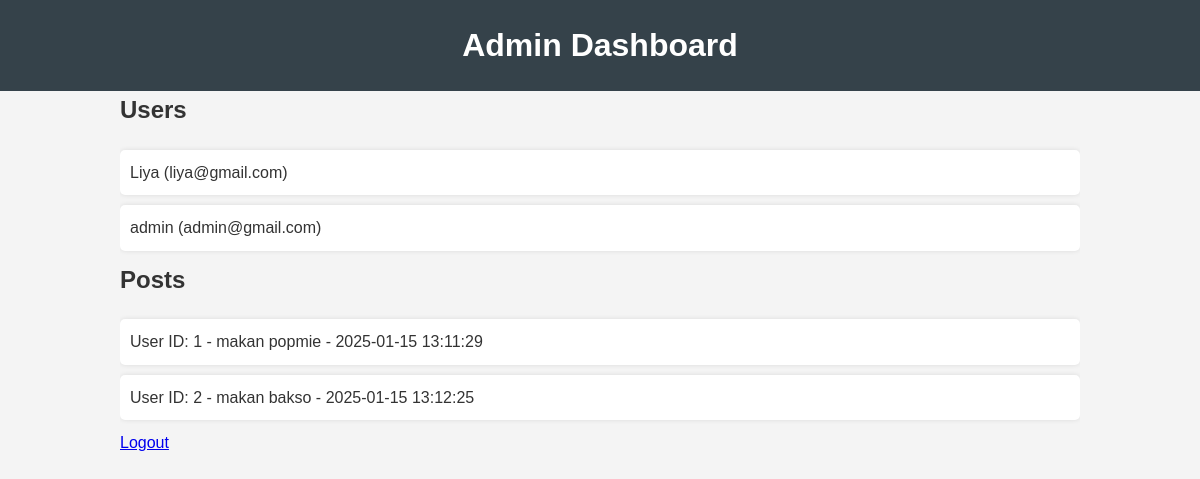
/admin (signed in), run on the app's committed database.
### tables this page shows
CREATE TABLE users (
                    id INTEGER PRIMARY KEY,
                    username TEXT,
                    password TEXT,
                    email TEXT,
                    is_admin BOOLEAN DEFAULT 0);

CREATE TABLE posts (
                    id INTEGER PRIMARY KEY,
                    user_id INTEGER,
                    text TEXT,
                    created_at TEXT);

### app.py (the view)
@app.route('/admin')
@admin_required
def admin():
    conn = sqlite3.connect('users.db')
    c = conn.cursor()
    c.execute("SELECT * FROM users")
    users = c.fetchall()
    c.execute("SELECT * FROM posts")
    posts = c.fetchall()
    conn.close()
    return render_template('admin.html', users=users, posts=posts)

### app.py (called while the page is built)
def admin_required(f):
    @wraps(f)
    def decorated_function(*args, **kwargs):
        if 'user_id' not in session:
            return redirect(url_for('login'))
        conn = sqlite3.connect('users.db')
        c = conn.cursor()
        c.execute("SELECT is_admin FROM users WHERE id=?", (session['user_id'],))
        user = c.fetchone()
        conn.close()
        if not user or not user[0]:
            return redirect(url_for('home'))
        return f(*args, **kwargs)
    return decorated_function

### templates/admin.html (shortened to what this page needs)
<!DOCTYPE html>
<html lang="en">
  <head>
    <link
      rel="stylesheet"
      type="text/css"
      href="{{ url_for('static', filename='style.css') }}"
    />
  </head>
  <body>
    <header>
      <h1>Admin Dashboard</h1>
    </header>
    <div class="container">
      <h2>Users</h2>
      <ul>
        {% for user in users %}
        <li>{{ user[1] }} ({{ user[3] }})</li>
        {% endfor %}
      </ul>
      <h2>Posts</h2>
      <ul>
        {% for post in posts %}
        <li>User ID: {{ post[1] }} - {{ post[2] }} - {{ post[3] }}</li>
        {% endfor %}
      </ul>
      <a href="{{ url_for('logout') }}">Logout</a>
    </div>
  </body>
</html>

### static/style.css (style rules this page uses)
body, h1, h2, h3, p, ul, li { margin: 0; padding: 0; list-style: none; }
body { font-family: Arial, sans-serif; background-color: #f4f4f4; color: #333; line-height: 1.6; }
.container { width: 80%; margin: auto; overflow: hidden; }
header { background: #35424a; color: #ffffff; padding: 20px 0; text-align: center; }
ul { margin-top: 20px; }
li { background: #ffffff; padding: 10px; margin: 10px 0; border-radius: 5px; box-shadow: 0 0 5px rgba(0, 0, 0, 0.1); }

### data on the page
users: username "Liya", email "liya@gmail.com"
users: username "admin", email "admin@gmail.com"
posts: user "1", text "makan popmie", created_at "2025-01-15 13:11:29"
posts: user "2", text "makan bakso", created_at "2025-01-15 13:12:25"
